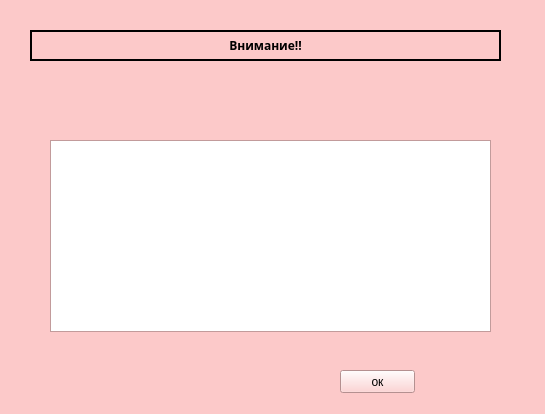
<?xml version="1.0" encoding="UTF-8"?>
<ui version="4.0">
 <class>Check</class>
 <widget class="QWidget" name="Check">
  <property name="geometry">
   <rect>
    <x>0</x>
    <y>0</y>
    <width>545</width>
    <height>414</height>
   </rect>
  </property>
  <property name="palette">
   <palette>
    <active>
     <colorrole role="WindowText">
      <brush brushstyle="SolidPattern">
       <color alpha="255">
        <red>0</red>
        <green>0</green>
        <blue>0</blue>
       </color>
      </brush>
     </colorrole>
     <colorrole role="Button">
      <brush brushstyle="SolidPattern">
       <color alpha="255">
        <red>252</red>
        <green>201</green>
        <blue>201</blue>
       </color>
      </brush>
     </colorrole>
     <colorrole role="Light">
      <brush brushstyle="SolidPattern">
       <color alpha="255">
        <red>255</red>
        <green>255</green>
        <blue>255</blue>
       </color>
      </brush>
     </colorrole>
     <colorrole role="Midlight">
      <brush brushstyle="SolidPattern">
       <color alpha="255">
        <red>253</red>
        <green>228</green>
        <blue>228</blue>
       </color>
      </brush>
     </colorrole>
     <colorrole role="Dark">
      <brush brushstyle="SolidPattern">
       <color alpha="255">
        <red>126</red>
        <green>101</green>
        <blue>101</blue>
       </color>
      </brush>
     </colorrole>
     <colorrole role="Mid">
      <brush brushstyle="SolidPattern">
       <color alpha="255">
        <red>168</red>
        <green>134</green>
        <blue>134</blue>
       </color>
      </brush>
     </colorrole>
     <colorrole role="Text">
      <brush brushstyle="SolidPattern">
       <color alpha="255">
        <red>0</red>
        <green>0</green>
        <blue>0</blue>
       </color>
      </brush>
     </colorrole>
     <colorrole role="BrightText">
      <brush brushstyle="SolidPattern">
       <color alpha="255">
        <red>255</red>
        <green>255</green>
        <blue>255</blue>
       </color>
      </brush>
     </colorrole>
     <colorrole role="ButtonText">
      <brush brushstyle="SolidPattern">
       <color alpha="255">
        <red>0</red>
        <green>0</green>
        <blue>0</blue>
       </color>
      </brush>
     </colorrole>
     <colorrole role="Base">
      <brush brushstyle="SolidPattern">
       <color alpha="255">
        <red>255</red>
        <green>255</green>
        <blue>255</blue>
       </color>
      </brush>
     </colorrole>
     <colorrole role="Window">
      <brush brushstyle="SolidPattern">
       <color alpha="255">
        <red>252</red>
        <green>201</green>
        <blue>201</blue>
       </color>
      </brush>
     </colorrole>
     <colorrole role="Shadow">
      <brush brushstyle="SolidPattern">
       <color alpha="255">
        <red>0</red>
        <green>0</green>
        <blue>0</blue>
       </color>
      </brush>
     </colorrole>
     <colorrole role="AlternateBase">
      <brush brushstyle="SolidPattern">
       <color alpha="255">
        <red>253</red>
        <green>228</green>
        <blue>228</blue>
       </color>
      </brush>
     </colorrole>
     <colorrole role="ToolTipBase">
      <brush brushstyle="SolidPattern">
       <color alpha="255">
        <red>255</red>
        <green>255</green>
        <blue>220</blue>
       </color>
      </brush>
     </colorrole>
     <colorrole role="ToolTipText">
      <brush brushstyle="SolidPattern">
       <color alpha="255">
        <red>0</red>
        <green>0</green>
        <blue>0</blue>
       </color>
      </brush>
     </colorrole>
     <colorrole role="PlaceholderText">
      <brush brushstyle="SolidPattern">
       <color alpha="128">
        <red>0</red>
        <green>0</green>
        <blue>0</blue>
       </color>
      </brush>
     </colorrole>
    </active>
    <inactive>
     <colorrole role="WindowText">
      <brush brushstyle="SolidPattern">
       <color alpha="255">
        <red>0</red>
        <green>0</green>
        <blue>0</blue>
       </color>
      </brush>
     </colorrole>
     <colorrole role="Button">
      <brush brushstyle="SolidPattern">
       <color alpha="255">
        <red>252</red>
        <green>201</green>
        <blue>201</blue>
       </color>
      </brush>
     </colorrole>
     <colorrole role="Light">
      <brush brushstyle="SolidPattern">
       <color alpha="255">
        <red>255</red>
        <green>255</green>
        <blue>255</blue>
       </color>
      </brush>
     </colorrole>
     <colorrole role="Midlight">
      <brush brushstyle="SolidPattern">
       <color alpha="255">
        <red>253</red>
        <green>228</green>
        <blue>228</blue>
       </color>
      </brush>
     </colorrole>
     <colorrole role="Dark">
      <brush brushstyle="SolidPattern">
       <color alpha="255">
        <red>126</red>
        <green>101</green>
        <blue>101</blue>
       </color>
      </brush>
     </colorrole>
     <colorrole role="Mid">
      <brush brushstyle="SolidPattern">
       <color alpha="255">
        <red>168</red>
        <green>134</green>
        <blue>134</blue>
       </color>
      </brush>
     </colorrole>
     <colorrole role="Text">
      <brush brushstyle="SolidPattern">
       <color alpha="255">
        <red>0</red>
        <green>0</green>
        <blue>0</blue>
       </color>
      </brush>
     </colorrole>
     <colorrole role="BrightText">
      <brush brushstyle="SolidPattern">
       <color alpha="255">
        <red>255</red>
        <green>255</green>
        <blue>255</blue>
       </color>
      </brush>
     </colorrole>
     <colorrole role="ButtonText">
      <brush brushstyle="SolidPattern">
       <color alpha="255">
        <red>0</red>
        <green>0</green>
        <blue>0</blue>
       </color>
      </brush>
     </colorrole>
     <colorrole role="Base">
      <brush brushstyle="SolidPattern">
       <color alpha="255">
        <red>255</red>
        <green>255</green>
        <blue>255</blue>
       </color>
      </brush>
     </colorrole>
     <colorrole role="Window">
      <brush brushstyle="SolidPattern">
       <color alpha="255">
        <red>252</red>
        <green>201</green>
        <blue>201</blue>
       </color>
      </brush>
     </colorrole>
     <colorrole role="Shadow">
      <brush brushstyle="SolidPattern">
       <color alpha="255">
        <red>0</red>
        <green>0</green>
        <blue>0</blue>
       </color>
      </brush>
     </colorrole>
     <colorrole role="AlternateBase">
      <brush brushstyle="SolidPattern">
       <color alpha="255">
        <red>253</red>
        <green>228</green>
        <blue>228</blue>
       </color>
      </brush>
     </colorrole>
     <colorrole role="ToolTipBase">
      <brush brushstyle="SolidPattern">
       <color alpha="255">
        <red>255</red>
        <green>255</green>
        <blue>220</blue>
       </color>
      </brush>
     </colorrole>
     <colorrole role="ToolTipText">
      <brush brushstyle="SolidPattern">
       <color alpha="255">
        <red>0</red>
        <green>0</green>
        <blue>0</blue>
       </color>
      </brush>
     </colorrole>
     <colorrole role="PlaceholderText">
      <brush brushstyle="SolidPattern">
       <color alpha="128">
        <red>0</red>
        <green>0</green>
        <blue>0</blue>
       </color>
      </brush>
     </colorrole>
    </inactive>
    <disabled>
     <colorrole role="WindowText">
      <brush brushstyle="SolidPattern">
       <color alpha="255">
        <red>126</red>
        <green>101</green>
        <blue>101</blue>
       </color>
      </brush>
     </colorrole>
     <colorrole role="Button">
      <brush brushstyle="SolidPattern">
       <color alpha="255">
        <red>252</red>
        <green>201</green>
        <blue>201</blue>
       </color>
      </brush>
     </colorrole>
     <colorrole role="Light">
      <brush brushstyle="SolidPattern">
       <color alpha="255">
        <red>255</red>
        <green>255</green>
        <blue>255</blue>
       </color>
      </brush>
     </colorrole>
     <colorrole role="Midlight">
      <brush brushstyle="SolidPattern">
       <color alpha="255">
        <red>253</red>
        <green>228</green>
        <blue>228</blue>
       </color>
      </brush>
     </colorrole>
     <colorrole role="Dark">
      <brush brushstyle="SolidPattern">
       <color alpha="255">
        <red>126</red>
        <green>101</green>
        <blue>101</blue>
       </color>
      </brush>
     </colorrole>
     <colorrole role="Mid">
      <brush brushstyle="SolidPattern">
       <color alpha="255">
        <red>168</red>
        <green>134</green>
        <blue>134</blue>
       </color>
      </brush>
     </colorrole>
     <colorrole role="Text">
      <brush brushstyle="SolidPattern">
       <color alpha="255">
        <red>126</red>
        <green>101</green>
        <blue>101</blue>
       </color>
      </brush>
     </colorrole>
     <colorrole role="BrightText">
      <brush brushstyle="SolidPattern">
       <color alpha="255">
        <red>255</red>
        <green>255</green>
        <blue>255</blue>
       </color>
      </brush>
     </colorrole>
     <colorrole role="ButtonText">
      <brush brushstyle="SolidPattern">
       <color alpha="255">
        <red>126</red>
        <green>101</green>
        <blue>101</blue>
       </color>
      </brush>
     </colorrole>
     <colorrole role="Base">
      <brush brushstyle="SolidPattern">
       <color alpha="255">
        <red>252</red>
        <green>201</green>
        <blue>201</blue>
       </color>
      </brush>
     </colorrole>
     <colorrole role="Window">
      <brush brushstyle="SolidPattern">
       <color alpha="255">
        <red>252</red>
        <green>201</green>
        <blue>201</blue>
       </color>
      </brush>
     </colorrole>
     <colorrole role="Shadow">
      <brush brushstyle="SolidPattern">
       <color alpha="255">
        <red>0</red>
        <green>0</green>
        <blue>0</blue>
       </color>
      </brush>
     </colorrole>
     <colorrole role="AlternateBase">
      <brush brushstyle="SolidPattern">
       <color alpha="255">
        <red>252</red>
        <green>201</green>
        <blue>201</blue>
       </color>
      </brush>
     </colorrole>
     <colorrole role="ToolTipBase">
      <brush brushstyle="SolidPattern">
       <color alpha="255">
        <red>255</red>
        <green>255</green>
        <blue>220</blue>
       </color>
      </brush>
     </colorrole>
     <colorrole role="ToolTipText">
      <brush brushstyle="SolidPattern">
       <color alpha="255">
        <red>0</red>
        <green>0</green>
        <blue>0</blue>
       </color>
      </brush>
     </colorrole>
     <colorrole role="PlaceholderText">
      <brush brushstyle="SolidPattern">
       <color alpha="128">
        <red>0</red>
        <green>0</green>
        <blue>0</blue>
       </color>
      </brush>
     </colorrole>
    </disabled>
   </palette>
  </property>
  <property name="windowTitle">
   <string>Проверка срока годности</string>
  </property>
  <widget class="QLabel" name="label">
   <property name="geometry">
    <rect>
     <x>30</x>
     <y>30</y>
     <width>471</width>
     <height>31</height>
    </rect>
   </property>
   <property name="palette">
    <palette>
     <active>
      <colorrole role="WindowText">
       <brush brushstyle="SolidPattern">
        <color alpha="255">
         <red>0</red>
         <green>0</green>
         <blue>0</blue>
        </color>
       </brush>
      </colorrole>
      <colorrole role="Button">
       <brush brushstyle="SolidPattern">
        <color alpha="255">
         <red>255</red>
         <green>0</green>
         <blue>0</blue>
        </color>
       </brush>
      </colorrole>
      <colorrole role="Light">
       <brush brushstyle="SolidPattern">
        <color alpha="255">
         <red>255</red>
         <green>127</green>
         <blue>127</blue>
        </color>
       </brush>
      </colorrole>
      <colorrole role="Midlight">
       <brush brushstyle="SolidPattern">
        <color alpha="255">
         <red>255</red>
         <green>63</green>
         <blue>63</blue>
        </color>
       </brush>
      </colorrole>
      <colorrole role="Dark">
       <brush brushstyle="SolidPattern">
        <color alpha="255">
         <red>127</red>
         <green>0</green>
         <blue>0</blue>
        </color>
       </brush>
      </colorrole>
      <colorrole role="Mid">
       <brush brushstyle="SolidPattern">
        <color alpha="255">
         <red>170</red>
         <green>0</green>
         <blue>0</blue>
        </color>
       </brush>
      </colorrole>
      <colorrole role="Text">
       <brush brushstyle="SolidPattern">
        <color alpha="255">
         <red>0</red>
         <green>0</green>
         <blue>0</blue>
        </color>
       </brush>
      </colorrole>
      <colorrole role="BrightText">
       <brush brushstyle="SolidPattern">
        <color alpha="255">
         <red>255</red>
         <green>255</green>
         <blue>255</blue>
        </color>
       </brush>
      </colorrole>
      <colorrole role="ButtonText">
       <brush brushstyle="SolidPattern">
        <color alpha="255">
         <red>0</red>
         <green>0</green>
         <blue>0</blue>
        </color>
       </brush>
      </colorrole>
      <colorrole role="Base">
       <brush brushstyle="SolidPattern">
        <color alpha="255">
         <red>255</red>
         <green>255</green>
         <blue>255</blue>
        </color>
       </brush>
      </colorrole>
      <colorrole role="Window">
       <brush brushstyle="SolidPattern">
        <color alpha="255">
         <red>255</red>
         <green>0</green>
         <blue>0</blue>
        </color>
       </brush>
      </colorrole>
      <colorrole role="Shadow">
       <brush brushstyle="SolidPattern">
        <color alpha="255">
         <red>0</red>
         <green>0</green>
         <blue>0</blue>
        </color>
       </brush>
      </colorrole>
      <colorrole role="AlternateBase">
       <brush brushstyle="SolidPattern">
        <color alpha="255">
         <red>255</red>
         <green>127</green>
         <blue>127</blue>
        </color>
       </brush>
      </colorrole>
      <colorrole role="ToolTipBase">
       <brush brushstyle="SolidPattern">
        <color alpha="255">
         <red>255</red>
         <green>255</green>
         <blue>220</blue>
        </color>
       </brush>
      </colorrole>
      <colorrole role="ToolTipText">
       <brush brushstyle="SolidPattern">
        <color alpha="255">
         <red>0</red>
         <green>0</green>
         <blue>0</blue>
        </color>
       </brush>
      </colorrole>
      <colorrole role="PlaceholderText">
       <brush brushstyle="SolidPattern">
        <color alpha="128">
         <red>0</red>
         <green>0</green>
         <blue>0</blue>
        </color>
       </brush>
      </colorrole>
     </active>
     <inactive>
      <colorrole role="WindowText">
       <brush brushstyle="SolidPattern">
        <color alpha="255">
         <red>0</red>
         <green>0</green>
         <blue>0</blue>
        </color>
       </brush>
      </colorrole>
      <colorrole role="Button">
       <brush brushstyle="SolidPattern">
        <color alpha="255">
         <red>255</red>
         <green>0</green>
         <blue>0</blue>
        </color>
       </brush>
      </colorrole>
      <colorrole role="Light">
       <brush brushstyle="SolidPattern">
        <color alpha="255">
         <red>255</red>
         <green>127</green>
         <blue>127</blue>
        </color>
       </brush>
      </colorrole>
      <colorrole role="Midlight">
       <brush brushstyle="SolidPattern">
        <color alpha="255">
         <red>255</red>
         <green>63</green>
         <blue>63</blue>
        </color>
       </brush>
      </colorrole>
      <colorrole role="Dark">
       <brush brushstyle="SolidPattern">
        <color alpha="255">
         <red>127</red>
         <green>0</green>
         <blue>0</blue>
        </color>
       </brush>
      </colorrole>
      <colorrole role="Mid">
       <brush brushstyle="SolidPattern">
        <color alpha="255">
         <red>170</red>
         <green>0</green>
         <blue>0</blue>
        </color>
       </brush>
      </colorrole>
      <colorrole role="Text">
       <brush brushstyle="SolidPattern">
        <color alpha="255">
         <red>0</red>
         <green>0</green>
         <blue>0</blue>
        </color>
       </brush>
      </colorrole>
      <colorrole role="BrightText">
       <brush brushstyle="SolidPattern">
        <color alpha="255">
         <red>255</red>
         <green>255</green>
         <blue>255</blue>
        </color>
       </brush>
      </colorrole>
      <colorrole role="ButtonText">
       <brush brushstyle="SolidPattern">
        <color alpha="255">
         <red>0</red>
         <green>0</green>
         <blue>0</blue>
        </color>
       </brush>
      </colorrole>
      <colorrole role="Base">
       <brush brushstyle="SolidPattern">
        <color alpha="255">
         <red>255</red>
         <green>255</green>
         <blue>255</blue>
        </color>
       </brush>
      </colorrole>
      <colorrole role="Window">
       <brush brushstyle="SolidPattern">
        <color alpha="255">
         <red>255</red>
         <green>0</green>
         <blue>0</blue>
        </color>
       </brush>
      </colorrole>
      <colorrole role="Shadow">
       <brush brushstyle="SolidPattern">
        <color alpha="255">
         <red>0</red>
         <green>0</green>
         <blue>0</blue>
        </color>
       </brush>
      </colorrole>
      <colorrole role="AlternateBase">
       <brush brushstyle="SolidPattern">
        <color alpha="255">
         <red>255</red>
         <green>127</green>
         <blue>127</blue>
        </color>
       </brush>
      </colorrole>
      <colorrole role="ToolTipBase">
       <brush brushstyle="SolidPattern">
        <color alpha="255">
         <red>255</red>
         <green>255</green>
         <blue>220</blue>
        </color>
       </brush>
      </colorrole>
      <colorrole role="ToolTipText">
       <brush brushstyle="SolidPattern">
        <color alpha="255">
         <red>0</red>
         <green>0</green>
         <blue>0</blue>
        </color>
       </brush>
      </colorrole>
      <colorrole role="PlaceholderText">
       <brush brushstyle="SolidPattern">
        <color alpha="128">
         <red>0</red>
         <green>0</green>
         <blue>0</blue>
        </color>
       </brush>
      </colorrole>
     </inactive>
     <disabled>
      <colorrole role="WindowText">
       <brush brushstyle="SolidPattern">
        <color alpha="255">
         <red>127</red>
         <green>0</green>
         <blue>0</blue>
        </color>
       </brush>
      </colorrole>
      <colorrole role="Button">
       <brush brushstyle="SolidPattern">
        <color alpha="255">
         <red>255</red>
         <green>0</green>
         <blue>0</blue>
        </color>
       </brush>
      </colorrole>
      <colorrole role="Light">
       <brush brushstyle="SolidPattern">
        <color alpha="255">
         <red>255</red>
         <green>127</green>
         <blue>127</blue>
        </color>
       </brush>
      </colorrole>
      <colorrole role="Midlight">
       <brush brushstyle="SolidPattern">
        <color alpha="255">
         <red>255</red>
         <green>63</green>
         <blue>63</blue>
        </color>
       </brush>
      </colorrole>
      <colorrole role="Dark">
       <brush brushstyle="SolidPattern">
        <color alpha="255">
         <red>127</red>
         <green>0</green>
         <blue>0</blue>
        </color>
       </brush>
      </colorrole>
      <colorrole role="Mid">
       <brush brushstyle="SolidPattern">
        <color alpha="255">
         <red>170</red>
         <green>0</green>
         <blue>0</blue>
        </color>
       </brush>
      </colorrole>
      <colorrole role="Text">
       <brush brushstyle="SolidPattern">
        <color alpha="255">
         <red>127</red>
         <green>0</green>
         <blue>0</blue>
        </color>
       </brush>
      </colorrole>
      <colorrole role="BrightText">
       <brush brushstyle="SolidPattern">
        <color alpha="255">
         <red>255</red>
         <green>255</green>
         <blue>255</blue>
        </color>
       </brush>
      </colorrole>
      <colorrole role="ButtonText">
       <brush brushstyle="SolidPattern">
        <color alpha="255">
         <red>127</red>
         <green>0</green>
         <blue>0</blue>
        </color>
       </brush>
      </colorrole>
      <colorrole role="Base">
       <brush brushstyle="SolidPattern">
        <color alpha="255">
         <red>255</red>
         <green>0</green>
         <blue>0</blue>
        </color>
       </brush>
      </colorrole>
      <colorrole role="Window">
       <brush brushstyle="SolidPattern">
        <color alpha="255">
         <red>255</red>
         <green>0</green>
         <blue>0</blue>
        </color>
       </brush>
      </colorrole>
      <colorrole role="Shadow">
       <brush brushstyle="SolidPattern">
        <color alpha="255">
         <red>0</red>
         <green>0</green>
         <blue>0</blue>
        </color>
       </brush>
      </colorrole>
      <colorrole role="AlternateBase">
       <brush brushstyle="SolidPattern">
        <color alpha="255">
         <red>255</red>
         <green>0</green>
         <blue>0</blue>
        </color>
       </brush>
      </colorrole>
      <colorrole role="ToolTipBase">
       <brush brushstyle="SolidPattern">
        <color alpha="255">
         <red>255</red>
         <green>255</green>
         <blue>220</blue>
        </color>
       </brush>
      </colorrole>
      <colorrole role="ToolTipText">
       <brush brushstyle="SolidPattern">
        <color alpha="255">
         <red>0</red>
         <green>0</green>
         <blue>0</blue>
        </color>
       </brush>
      </colorrole>
      <colorrole role="PlaceholderText">
       <brush brushstyle="SolidPattern">
        <color alpha="128">
         <red>0</red>
         <green>0</green>
         <blue>0</blue>
        </color>
       </brush>
      </colorrole>
     </disabled>
    </palette>
   </property>
   <property name="font">
    <font>
     <family>Microsoft Tai Le</family>
     <weight>75</weight>
     <bold>true</bold>
    </font>
   </property>
   <property name="contextMenuPolicy">
    <enum>Qt::DefaultContextMenu</enum>
   </property>
   <property name="acceptDrops">
    <bool>false</bool>
   </property>
   <property name="layoutDirection">
    <enum>Qt::LeftToRight</enum>
   </property>
   <property name="frameShape">
    <enum>QFrame::WinPanel</enum>
   </property>
   <property name="frameShadow">
    <enum>QFrame::Plain</enum>
   </property>
   <property name="text">
    <string>Внимание!!</string>
   </property>
   <property name="textFormat">
    <enum>Qt::AutoText</enum>
   </property>
   <property name="alignment">
    <set>Qt::AlignCenter</set>
   </property>
   <property name="textInteractionFlags">
    <set>Qt::LinksAccessibleByMouse</set>
   </property>
  </widget>
  <widget class="QLabel" name="lab">
   <property name="geometry">
    <rect>
     <x>110</x>
     <y>80</y>
     <width>401</width>
     <height>61</height>
    </rect>
   </property>
   <property name="font">
    <font>
     <family>MS Serif</family>
     <pointsize>16</pointsize>
     <weight>75</weight>
     <bold>true</bold>
    </font>
   </property>
   <property name="text">
    <string/>
   </property>
  </widget>
  <widget class="QTableWidget" name="tableWidget">
   <property name="geometry">
    <rect>
     <x>50</x>
     <y>140</y>
     <width>441</width>
     <height>192</height>
    </rect>
   </property>
  </widget>
  <widget class="QPushButton" name="pushButton">
   <property name="geometry">
    <rect>
     <x>340</x>
     <y>370</y>
     <width>75</width>
     <height>23</height>
    </rect>
   </property>
   <property name="text">
    <string>ок</string>
   </property>
  </widget>
  <widget class="QLabel" name="label_2">
   <property name="geometry">
    <rect>
     <x>100</x>
     <y>380</y>
     <width>47</width>
     <height>13</height>
    </rect>
   </property>
   <property name="text">
    <string/>
   </property>
  </widget>
 </widget>
 <resources/>
 <connections/>
</ui>
